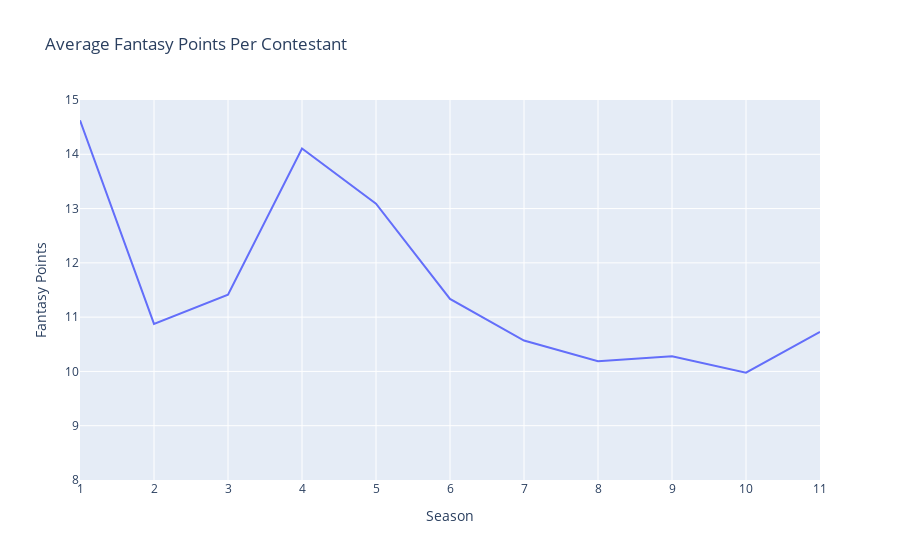

Here is the notebook cell this chart was saved with:
### Code cell
fig4 = px.line(
    avg_fantasy_pts,
    x="Season",
    y="Fantasy Points",
    title="Average Fantasy Points Per Contestant",
)

fig4.update_yaxes(range=[8, 15])

fig4.update_layout(showlegend=False)

### Figure 1 — Plotly figure (JSON) as saved in the notebook; plotly's stock layout.template omitted (floating-point values rounded to 4 significant figures)
{"data": [{"hovertemplate": "Season=%{x}<br>Fantasy Points=%{y}<extra></extra>", "legendgroup": "", "line": {"color": "#636efa", "dash": "solid"}, "marker": {"symbol": "circle"}, "mode": "lines", "name": "", "orientation": "v", "showlegend": false, "type": "scatter", "x": ["1", "2", "3", "4", "5", "6", "7", "8", "9", "10", "11"], "xaxis": "x", "y": [14.63, 10.88, 11.41, 14.11, 13.09, 11.33, 10.57, 10.19, 10.28, 9.977, 10.73], "yaxis": "y"}], "layout": {"legend": {"tracegroupgap": 0}, "showlegend": false, "title": {"text": "Average Fantasy Points Per Contestant"}, "xaxis": {"anchor": "y", "domain": [0, 1], "title": {"text": "Season"}}, "yaxis": {"anchor": "x", "domain": [0, 1], "range": [8, 15], "title": {"text": "Fantasy Points"}}}}
